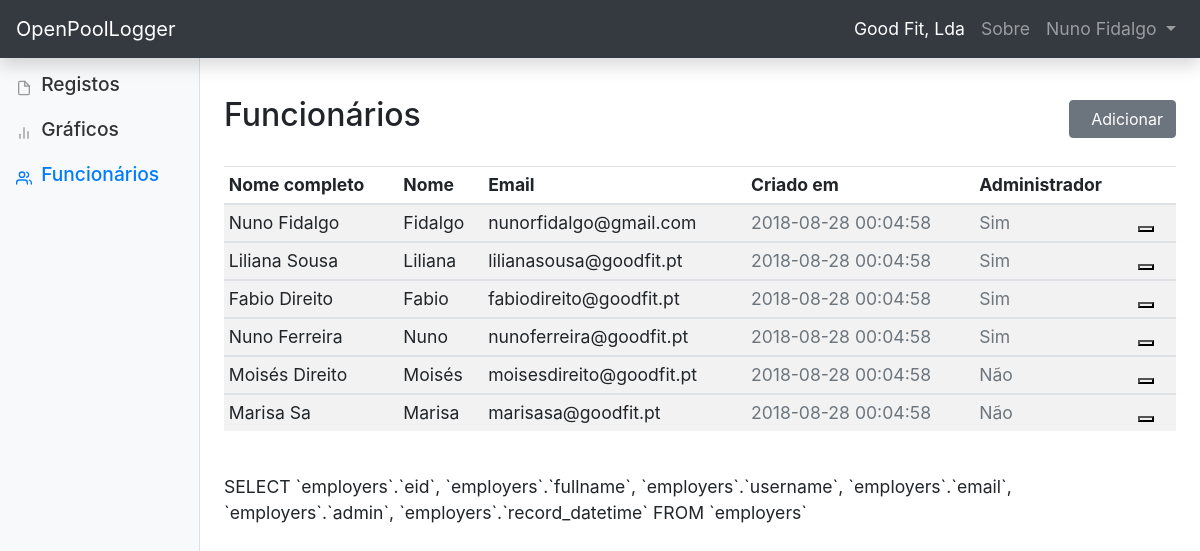
The page /employers.php (signed in) on the database its author committed.
### tables this page shows
CREATE TABLE IF NOT EXISTS `employers` (
  `eid` bigint(20) UNSIGNED NOT NULL AUTO_INCREMENT,
  `fullname` varchar(128) NOT NULL,
  `username` varchar(32) NOT NULL,
  `password` varchar(40) NOT NULL,
  `email` varchar(255) NOT NULL,
  `admin` tinyint(1) NOT NULL default '0',
  `record_datetime` datetime NOT NULL,
  `modififed_datetime` datetime NOT NULL,
  PRIMARY KEY  (`eid`),
  UNIQUE KEY `eid` (`eid`),
  UNIQUE KEY `email` (`email`)
);

### employers.php (the view, shortened to what this page needs)
<!doctype html>
<html lang="en">
<?php include_once('header.php'); ?>
<body>
<?php include_once('menu.php'); ?>
<div class="container-fluid">
<div class="row">
<?php include_once('sidebar.php'); ?>
<main role="main" class="col-md-9 ml-sm-auto col-lg-10 px-4">
  <div class="d-flex justify-content-between flex-wrap flex-md-nowrap align-items-center pt-3 pb-2 mb-3">
		<h1 class="h2"> Funcionários </h1>
    <?php
      if( $_SESSION['user']['admin'] == "1")
      echo '<div class="btn-group" role="group" aria-label="Button group with nested dropdown">
        <a class="btn btn-outline-secondary active" role="button" href="employers_form.php"><ion-icon name="add-circle-outline"></ion-icon>&nbsp;	Adicionar</a>
      </div>';
    ?>
	</div>
  <div class="table-responsive">
    <table class="table table-striped table-sm table-hover">
      <thead>
        <tr>
          <th>Nome completo</th>
          <th>Nome</th>
          <th>Email</th>
  				<th>Criado em</th>
          <th>Administrador</th>
          <?php
          if( $_SESSION['user']['admin'] == "1")
          echo '
            <th>
              <ion-icon name="build"></ion-icon>
            </form>
            </th>
            <th>
              <ion-icon name="trash"></ion-icon>
            </th>';
          ?>
        </tr>
      </thead>
<?php
require_once('config.php');
$con = new mysqli($host, $user, $password, $dbname, $port, $socket)
	or die ('Could not connect to the database server' . mysqli_connect_error());
$query = "SELECT `employers`.`eid`, `employers`.`fullname`, `employers`.`username`, `employers`.`email`, `employers`.`admin`, `employers`.`record_datetime` FROM `employers`";
if ($stmt = $con->prepare($query)) {
    $stmt->execute();
    $stmt->bind_result($fid, $fullname, $username, $email, $admin, $record_datetime);
    while ($stmt->fetch()) {
		printf("<tbody><tr>");
		printf("<td>%s</td> <td>%s</td> <td>%s</td>", $fullname, $username, $email);
    printf('<td class="text-muted"> %s </td>', $record_datetime);
		if($admin == "1")
			printf('<td class="text-muted"> Sim </td>');
		else
			printf('<td class="text-muted"> Não </td>');
    if( $_SESSION['user']['admin'] == "1")
    echo '
    <td class="text-muted">
      <form class="form" id="edit-employer-form" method="post" action="employers_form.php" role="form">
        <button type="submit" name="submit" value="edit-employer-form">
        <input hidden name="fid" value="'.$fid.'"/>
          <ion-icon name="build"></ion-icon>
        </button>
      </form>
    </td>
    <td class="text-muted">
      <ion-icon name="trash"></ion-icon>
    </td>
    ';
		printf("</tr></tbody>");
    }
}
?>
		</table>
	</div>
  <?php
  echo '<br>';
  echo $query;
  ?>
</main>
</div>
</div>
</body>
</html>

### header.php (shortened to what this page needs)
<head>
	<link rel="stylesheet" href="https://stackpath.bootstrapcdn.com/bootstrap/4.1.3/css/bootstrap.min.css">
	<link href="site.css" rel="stylesheet">
</head>

### menu.php (shortened to what this page needs)
<nav class="navbar navbar-expand-lg navbar-dark bg-dark fixed-top shadow">
	<a class="navbar-brand" href="<?php echo $_SERVER["HTTP_REFERER"]; ?>"> OpenPoolLogger </a>
	<div class="collapse navbar-collapse justify-content-end" id="navbarNavDropdown">
		<ul class="navbar-nav">
			<li class="nav-item">
        <a class="nav-link <?php if ($_SESSION['menu'] != "about" ) echo "active"; ?>" href="https://www.goodfit.pt"> <?php echo $_SESSION['settings']['entity']; ?> </a>
      </li>
      <li class="nav-item">
        <a class="nav-link <?php if ($_SESSION['menu'] == "about" ) echo "active"; ?>" href="about.php"> Sobre </a>
      </li>
		  <li class="nav-item dropdown">
			<a class="nav-link dropdown-toggle" href="#" id="navbarDropdownMenuLink" role="button" data-toggle="dropdown" aria-haspopup="true" aria-expanded="false">
 	 		<?php echo $_SESSION['user']['fullname']; ?>
			</a>
		  </li>
		</ul>
	</div>
</nav>

### sidebar.php (shortened to what this page needs)
<nav class="col-md-2 d-none d-md-block bg-light sidebar">
	<div class="sidebar-sticky">
		<ul class="nav flex-column">
		<li class="nav-item">
			<a class="nav-link <?php if ($_SESSION['sidebar'] == "logs" ) echo "active"; ?>" href="logs.php">
			<span data-feather="file"></span>
				Registos
			</a>
		</li>
		<li class="nav-item">
			<a class="nav-link  <?php if ($_SESSION['sidebar'] == "charts" ) echo "active"; ?>" href="charts.php">
			<span data-feather="bar-chart-2"></span>
				Gráficos
			</a>
		</li>
		<li class="nav-item">
			<a class="nav-link <?php if ($_SESSION['sidebar'] == "employers" ) echo "active"; ?>" href="employers.php">
			<span data-feather="users"></span>
				Funcionários
			</a>
		</li>
	</div>
</nav>

### site.css (style rules this page uses)
body { font-size: 1.1rem; }
.feather { width: 16px; height: 16px; vertical-align: text-bottom; }
.sidebar { position: fixed; top: 0; bottom: 0; left: 0; padding: 62px 0 0; box-shadow: inset -1px 0 0 rgba(0, 0, 0, .1); }
.sidebar-sticky { position: relative; top: 0; }
.sidebar .nav-link { font-weight: 500; font-size: 1.2rem; color: #333; }
.sidebar .nav-link .feather { margin-right: 4px; color: #999; }
.sidebar .nav-link.active { color: #007bff; }
.sidebar .nav-link:hover .feather, .sidebar .nav-link.active .feather { color: inherit; }
[role="main"] { padding-top: 80px; }
dl, ol, ul { margin-top: auto !important; margin-bottom: auto !important; }

### rows shown on the page
employers: fullname "Nuno Fidalgo", username "Fidalgo", email "nunorfidalgo@gmail.com", record_datetime "2018-08-28 00:04:58", admin "Sim"
employers: fullname "Liliana Sousa", username "Liliana", email "lilianasousa@goodfit.pt", record_datetime "2018-08-28 00:04:58", admin "Sim"
employers: fullname "Fabio Direito", username "Fabio", email "fabiodireito@goodfit.pt", record_datetime "2018-08-28 00:04:58", admin "Sim"
employers: fullname "Nuno Ferreira", username "Nuno", email "nunoferreira@goodfit.pt", record_datetime "2018-08-28 00:04:58", admin "Sim"
employers: fullname "Moisés Direito", username "Moisés", email "moisesdireito@goodfit.pt", record_datetime "2018-08-28 00:04:58", admin "Não"
employers: fullname "Marisa Sa", username "Marisa", email "marisasa@goodfit.pt", record_datetime "2018-08-28 00:04:58", admin "Não"

### other values the page prints
$_SESSION['settings']['entity'] "Good Fit, Lda"
$_SESSION['user']['fullname'] "Nuno Fidalgo"
$query "SELECT `employers`.`eid`, `employers`.`fullname`, `employers`.`username`, `employers`.`email`, `employers`.`admin`, `employers`.`record_datetime` FROM `employers`"
